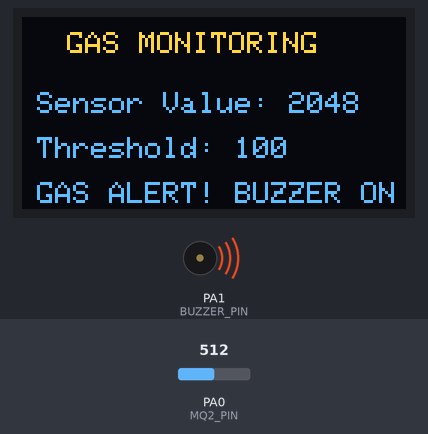
This sketch was run on a simulated STM32 Blue Pill. Parts: 128×64 one-colour display, buzzer (waves = sounding, pin HIGH). The inputs (shaded band) are chosen by the test bench; at power-on: PA0 (MQ2_PIN) = 512 (analog values on the 0–1023 scale). The OLED is the two-colour kind (top 16 rows yellow).

Above: at 3.2 s.
3.3 s: PA0 (MQ2_PIN) set to 27
At 4.5 s:
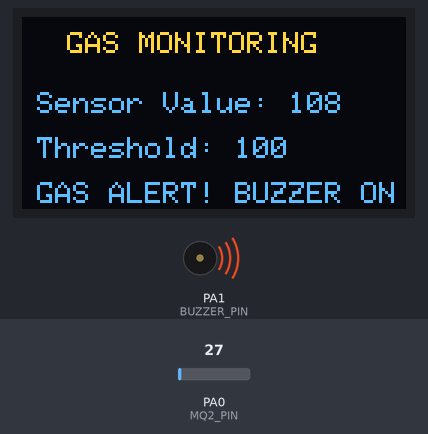
5.1 s: PA0 (MQ2_PIN) set to 23
At 6.0 s:
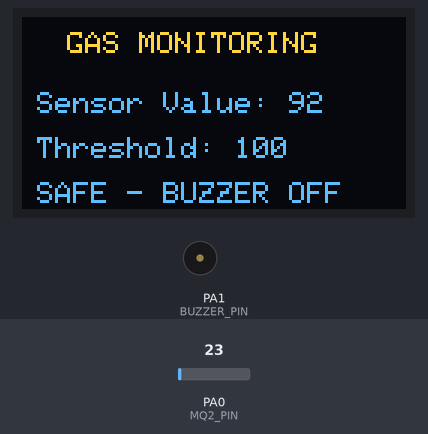
6.7 s: PA0 (MQ2_PIN) set to 0
At 7.6 s:
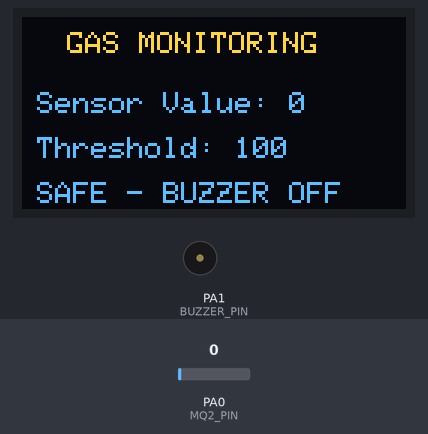
Timing chart, 0 to 9.7 s (numbered marks = the images above; inputs shaded):
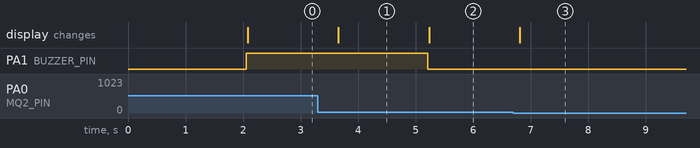

The sketch:

Gas_leakage_stm32.ino
```cpp
#include <Wire.h>
#include <Adafruit_GFX.h>
#include <Adafruit_SSD1306.h>

#define MQ2_PIN PA0
#define BUZZER_PIN PA1

#define SCREEN_WIDTH 128
#define SCREEN_HEIGHT 64
#define OLED_RESET -1

#define GAS_THRESHOLD 100

Adafruit_SSD1306 display(
  SCREEN_WIDTH,
  SCREEN_HEIGHT,
  &Wire,
  OLED_RESET
);

int gasValue = 0;

void setup()
{
  pinMode(MQ2_PIN, INPUT);
  pinMode(BUZZER_PIN, OUTPUT);

  digitalWrite(BUZZER_PIN, LOW);

  // STM32 I2C pins
  Wire.setSDA(PB7);
  Wire.setSCL(PB6);
  Wire.begin();

  // Set ADC resolution to 12 bits
  analogReadResolution(12);

  display.begin(SSD1306_SWITCHCAPVCC, 0x3C);

  display.clearDisplay();
  display.setTextColor(WHITE);
  display.setTextSize(1);
  display.setCursor(15, 20);
  display.println("GAS DETECTION");
  display.display();

  delay(2000);
}

void loop()
{
  // Read exact ADC value from MQ2 sensor
  gasValue = analogRead(MQ2_PIN);

  display.clearDisplay();

  display.setTextSize(1);
  display.setCursor(15, 5);
  display.println("GAS MONITORING");

  display.setCursor(5, 25);
  display.print("Sensor Value: ");
  display.println(gasValue);

  display.setCursor(5, 40);
  display.print("Threshold: ");
  display.println(GAS_THRESHOLD);

  // Gas threshold condition
  if (gasValue >= GAS_THRESHOLD)
  {
    digitalWrite(BUZZER_PIN, HIGH);

    display.setCursor(5, 55);
    display.println("GAS ALERT! BUZZER ON");
  }
  else
  {
    digitalWrite(BUZZER_PIN, LOW);

    display.setCursor(5, 55);
    display.println("SAFE - BUZZER OFF");
  }

  display.display();

  delay(500);
}
```

Measured:
- the behaviour switches between 25 and 24 on PA0 (MQ2_PIN) (found by bisection; images 1 and 2)
- after the input at 3.3 s, the display: changes after 0.36 s (image 1)
- after the input at 5.1 s, PA1 (BUZZER_PIN): HIGH → LOW after 0.11 s; the display: changes after 0.14 s (image 2)
- after the input at 6.7 s, the display: changes after 0.11 s (image 3)
